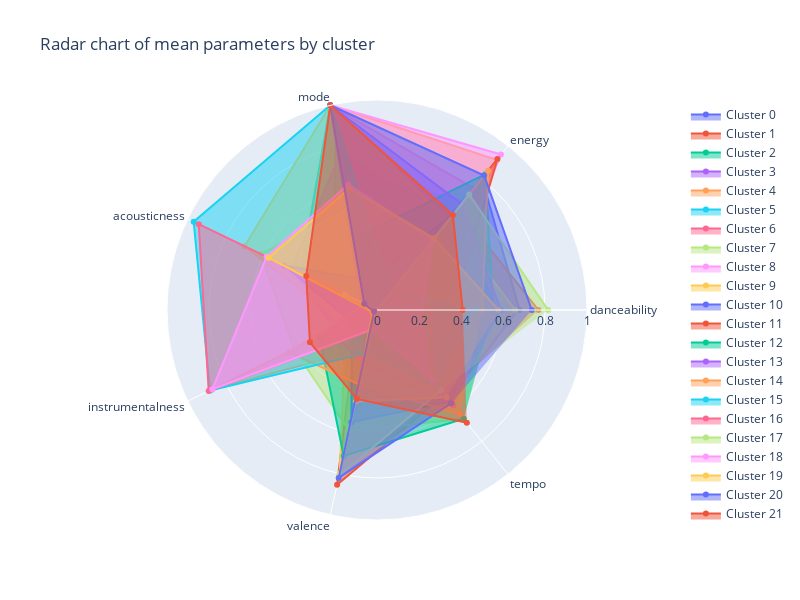

This figure's notebook cell:
### Code cell
import plotly.graph_objects as go

# Definisci le categorie (caratteristiche) per il grafico radar
categories = ['danceability', 'energy', 'mode',
              'acousticness', 'instrumentalness', 'valence', 'tempo']
#get rid of speechiness, duration_ms and liveness!
# Verifica che tutte le categorie siano presenti nel DataFrame
categories = [col for col in categories if col in df_minmax.columns]

# Crea una lista vuota per memorizzare gli oggetti del grafico
trace_objects = []

# Itera sui numeri unici dei cluster e aggiungi un oggetto per ogni cluster alla lista
for cluster in sorted(df_minmax['cluster'].unique()):
    cluster_parameter_means = go.Scatterpolar(
        r=[df_minmax.loc[df_minmax["cluster"] == cluster, col].mean() for col in categories],
        theta=categories,
        fill='toself',
        name=f'Cluster {cluster}'
    )
    trace_objects.append(cluster_parameter_means)

# Aggiungi gli oggetti al grafico
fig = go.Figure()
fig.add_traces(trace_objects)

# Aggiungi extra al grafico come il titolo
fig.update_layout(
    title_text='Radar chart of mean parameters by cluster',
    height=600,
    width=800,
    polar=dict(
        radialaxis=dict(
            visible=True,
            range=[0, 1]  
        )
    ),
    showlegend=True
)

# Mostra il grafico inizializzato e i layer
fig.show()

### Figure 1 — Plotly figure (JSON) as saved in the notebook; plotly's stock layout.template omitted (floating-point values rounded to 4 significant figures)
{"data": [{"fill": "toself", "name": "Cluster 0", "r": [0.6786, 0.8014, 0, 0.07055, 0.02036, 0.4962, 0.5533], "theta": ["danceability", "energy", "mode", "acousticness", "instrumentalness", "valence", "tempo"], "type": "scatterpolar"}, {"fill": "toself", "name": "Cluster 1", "r": [0.7687, 0.6187, 0.8714, 0.2343, 0.1062, 0.8539, 0.5144], "theta": ["danceability", "energy", "mode", "acousticness", "instrumentalness", "valence", "tempo"], "type": "scatterpolar"}, {"fill": "toself", "name": "Cluster 2", "r": [0.4827, 0.5874, 1, 0.4044, 0.04207, 0.4247, 0.5255], "theta": ["danceability", "energy", "mode", "acousticness", "instrumentalness", "valence", "tempo"], "type": "scatterpolar"}, {"fill": "toself", "name": "Cluster 3", "r": [0.5362, 0.5517, 0.7704, 0.453, 0.2174, 0.4719, 0.5358], "theta": ["danceability", "energy", "mode", "acousticness", "instrumentalness", "valence", "tempo"], "type": "scatterpolar"}, {"fill": "toself", "name": "Cluster 4", "r": [0.2391, 0.9144, 1, 0.006615, 0.8712, 0.1832, 0.5647], "theta": ["danceability", "energy", "mode", "acousticness", "instrumentalness", "valence", "tempo"], "type": "scatterpolar"}, {"fill": "toself", "name": "Cluster 5", "r": [0.6006, 0.669, 0.6608, 0.2102, 0.01587, 0.3304, 0.5749], "theta": ["danceability", "energy", "mode", "acousticness", "instrumentalness", "valence", "tempo"], "type": "scatterpolar"}, {"fill": "toself", "name": "Cluster 6", "r": [0.5805, 0.7404, 1, 0.05608, 0.1964, 0.4359, 0.5239], "theta": ["danceability", "energy", "mode", "acousticness", "instrumentalness", "valence", "tempo"], "type": "scatterpolar"}, {"fill": "toself", "name": "Cluster 7", "r": [0.5541, 0.4865, 0.5062, 0.614, 0.4369, 0.5904, 0.6627], "theta": ["danceability", "energy", "mode", "acousticness", "instrumentalness", "valence", "tempo"], "type": "scatterpolar"}, {"fill": "toself", "name": "Cluster 8", "r": [0.2872, 0.9471, 1, 0.002759, 0.06354, 0.1724, 0.5614], "theta": ["danceability", "energy", "mode", "acousticness", "instrumentalness", "valence", "tempo"], "type": "scatterpolar"}, {"fill": "toself", "name": "Cluster 9", "r": [0.6585, 0.5429, 1, 0.6998, 0.1649, 0.798, 0.5528], "theta": ["danceability", "energy", "mode", "acousticness", "instrumentalness", "valence", "tempo"], "type": "scatterpolar"}, {"fill": "toself", "name": "Cluster 10", "r": [0.5682, 0.5997, 0.1434, 0.4895, 0.1325, 0.5477, 0.5577], "theta": ["danceability", "energy", "mode", "acousticness", "instrumentalness", "valence", "tempo"], "type": "scatterpolar"}, {"fill": "toself", "name": "Cluster 11", "r": [0.3614, 0.9199, 0, 0.01823, 0.1062, 0.2363, 0.5733], "theta": ["danceability", "energy", "mode", "acousticness", "instrumentalness", "valence", "tempo"], "type": "scatterpolar"}, {"fill": "toself", "name": "Cluster 12", "r": [0.5538, 0.827, 0.3636, 0.07363, 0.3032, 0.7135, 0.6624], "theta": ["danceability", "energy", "mode", "acousticness", "instrumentalness", "valence", "tempo"], "type": "scatterpolar"}, {"fill": "toself", "name": "Cluster 13", "r": [0.5896, 0.6465, 1, 0.08714, 0.2413, 0.2696, 0.5824], "theta": ["danceability", "energy", "mode", "acousticness", "instrumentalness", "valence", "tempo"], "type": "scatterpolar"}, {"fill": "toself", "name": "Cluster 14", "r": [0.5012, 0.8485, 0, 0.06458, 0.4642, 0.3659, 0.6352], "theta": ["danceability", "energy", "mode", "acousticness", "instrumentalness", "valence", "tempo"], "type": "scatterpolar"}, {"fill": "toself", "name": "Cluster 15", "r": [0.4693, 0.1089, 1, 0.969, 0.8826, 0.209, 0.4644], "theta": ["danceability", "energy", "mode", "acousticness", "instrumentalness", "valence", "tempo"], "type": "scatterpolar"}, {"fill": "toself", "name": "Cluster 16", "r": [0.2621, 0.1019, 0, 0.9423, 0.8895, 0.09227, 0.4481], "theta": ["danceability", "energy", "mode", "acousticness", "instrumentalness", "valence", "tempo"], "type": "scatterpolar"}, {"fill": "toself", "name": "Cluster 17", "r": [0.815, 0.7039, 0, 0.1701, 0.00629, 0.8096, 0.4892], "theta": ["danceability", "energy", "mode", "acousticness", "instrumentalness", "valence", "tempo"], "type": "scatterpolar"}, {"fill": "toself", "name": "Cluster 18", "r": [0.2111, 0.4255, 0.6143, 0.5835, 0.8704, 0.0938, 0.4234], "theta": ["danceability", "energy", "mode", "acousticness", "instrumentalness", "valence", "tempo"], "type": "scatterpolar"}, {"fill": "toself", "name": "Cluster 19", "r": [0.5786, 0.4367, 0.5931, 0.5724, 0.02387, 0.4461, 0.5319], "theta": ["danceability", "energy", "mode", "acousticness", "instrumentalness", "valence", "tempo"], "type": "scatterpolar"}, {"fill": "toself", "name": "Cluster 20", "r": [0.7372, 0.8188, 1, 0.06726, 0.01549, 0.82, 0.5677], "theta": ["danceability", "energy", "mode", "acousticness", "instrumentalness", "valence", "tempo"], "type": "scatterpolar"}, {"fill": "toself", "name": "Cluster 21", "r": [0.408, 0.5794, 1, 0.3738, 0.3545, 0.434, 0.6862], "theta": ["danceability", "energy", "mode", "acousticness", "instrumentalness", "valence", "tempo"], "type": "scatterpolar"}], "layout": {"height": 600, "polar": {"radialaxis": {"range": [0, 1], "visible": true}}, "showlegend": true, "title": {"text": "Radar chart of mean parameters by cluster"}, "width": 800}}
